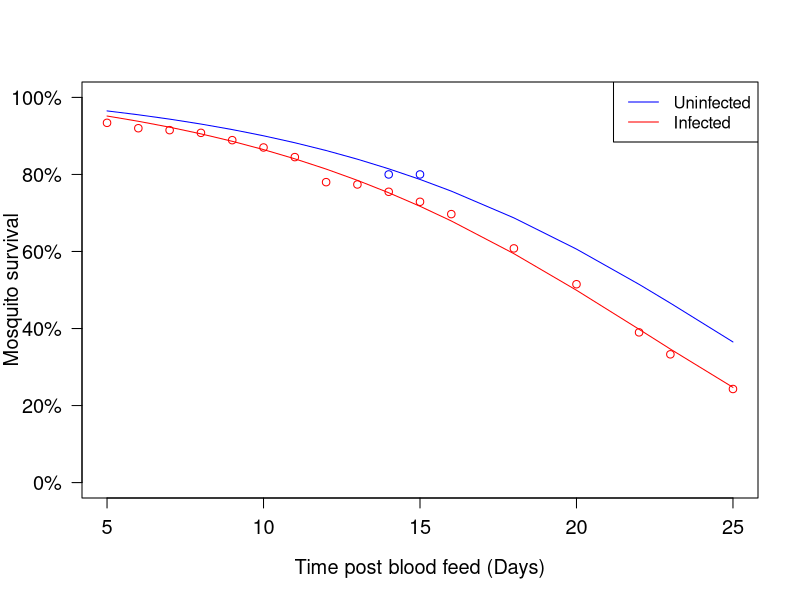

Write the R code that produced this figure.
Infected_data <- read.csv("Infected_mosquito.csv")
Uninfected_data <- read.csv("Uninfected_mosquito.csv")
data <- cbind(rbind(Infected_data,Uninfected_data),c(rep(1,17),rep(0,2)))
names(data) <- c("Time","Percentage","Infected")


library(minpack.lm)

# Try using the 'nlsLM' function from minpack.lm for a more robust fit
Exp_nls <- nlsLM(Percentage ~ exp(-a/b * exp(c*Infected)*(exp(b*Time)-1)),
                 data = data,
                 start = list(a = 0.1, b = 0.1, c = 0.1))

summary(Exp_nls)
a <- 0.0050300 
b <- 0.1326802
c <- 0.3272420

plot(data[1:17,1],exp(-a/b * exp(c*data[1:17,3])*(exp(b*data[1:17,1])-1)),type="l",xlab="Time post blood feed (Days)",ylab="Mosquito survival",ylim=c(0,1),yaxt="n",cex.axis=1.2,cex.lab=1.2,cex.main=1.2,col="red")
axis(2,at=c(0,0.2,0.4,0.6,0.8,1) ,lab=paste0(c(0,0.2,0.4,0.6,0.8,1) * 100,"%"),las=TRUE,cex.axis=1.2)
points(data[1:17,1],data[1:17,2],col="red")
lines(data[1:17,1],exp(-a/b*(exp(b*data[1:17,1])-1)),col="blue")
points(data[18:19,1],data[18:19,2],col="blue")
legend("topright",col=c("blue","red"),lty=1,legend=c("Uninfected","Infected"))
